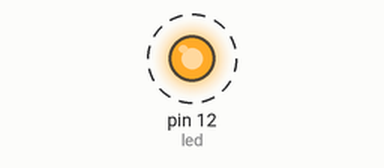
Simulated run of this sketch. Board: Arduino Uno, built with avr-gcc and run on an emulated ATmega328P. Shown: output pins drawn as LEDs (lit = HIGH). Dashed ring = blinking. What the sketch prints to the serial monitor is not drawn.

Above: at 0.15 s.
Timing chart, 0 to 3.0 s (numbered marks = the images above):
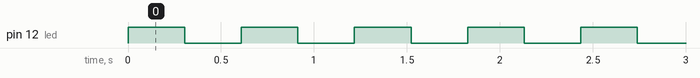

Measured:
- by itself, pin 12 (led): alternates HIGH for 0.30 s and LOW for 0.30 s

The sketch:

Arduino_exercise_8.ino
```cpp
const int led = 12; // we use pin 12 for the LED

// the setup function runs once when you press reset or power the board
void setup() {
  Serial.begin(9600);

  // initialize digital pin 12 as an output.
  pinMode(led, OUTPUT);
}

// the loop function runs over and over again forever
void loop() {
  Serial.println((String)"LED is now: " + !digitalRead(led));

  digitalWrite(led, digitalRead(led)^1);   // put the opposite value of the current value
  delay(304);                              // wait for 304 milliseconds
}
```
